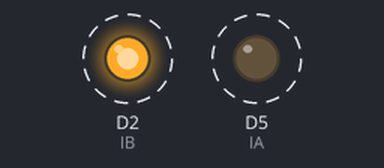
The sketch below on a simulated ESP8266 (NodeMCU). On the bench: output pins drawn as LEDs (lit = HIGH). Dashed ring = blinking.

Above: at 0.5 s.
Timing chart, 0 to 4.6 s (numbered marks = the images above):
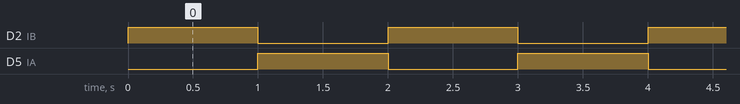

Measured:
- by itself, D2 (IB), D5 (IA): alternates HIGH for 1.0 s and LOW for 1.0 s

The sketch:

L9110.ino
```cpp
#define  IA  D5  //  pin 8 connected to pin IA
#define IB  D2  //  pin 9 connected to pin IB
byte speed = 255 ;  // L9110转速设为255

void setup()
{
  //初始化
  Serial.begin(9600); //设置波特率为9600
  pinMode(IA, OUTPUT); // 定义IA脚输出
  pinMode(IB, OUTPUT); // 定义IB脚输出

}
void loop()
{
  backward();
  delay(1000);
  forward();
  delay(1000);

}
void backward()
{
  analogWrite(IA, 0);
  analogWrite(IB, speed);
}
void forward()
{
  analogWrite(IA, speed);
  analogWrite(IB, 0);
}
```
